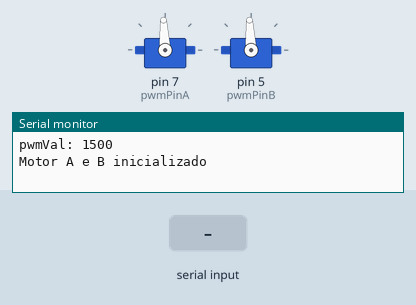
A sketch run on a simulated Arduino Uno, built with avr-gcc and run on an emulated ATmega328P. On the bench: 2 × servo, the last lines printed to the serial monitor. The inputs (shaded band) are chosen by the test bench.

Above: at 1.2 s.
1.3 s: "A90\n" received over Serial
At 2.5 s:
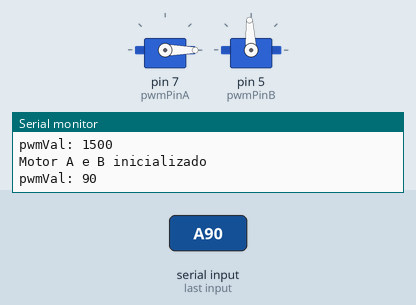
2.8 s: "B,45\n" received over Serial
At 3.9 s:
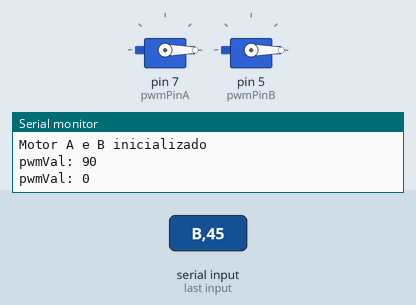
4.3 s: "B90\n" received over Serial
At 5.0 s:
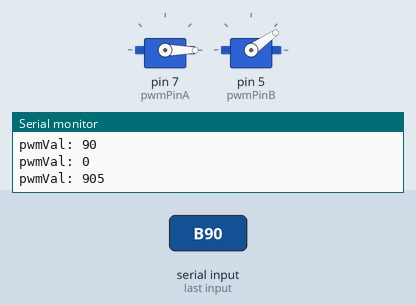
5.8 s: "A" received over Serial
At 7.9 s:
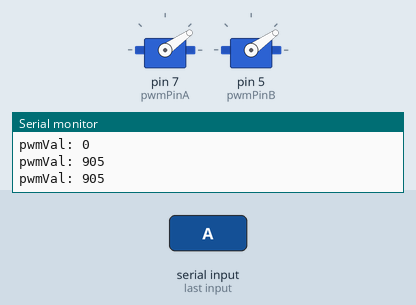
8.2 s: "B,45\n" received over Serial
At 9.2 s:
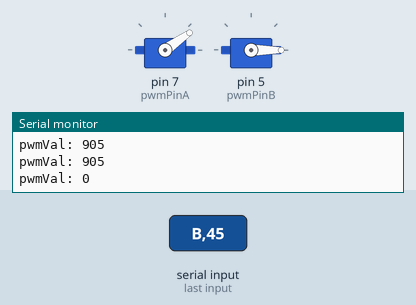
9.7 s: "A,45\n" received over Serial
At 10.3 s:
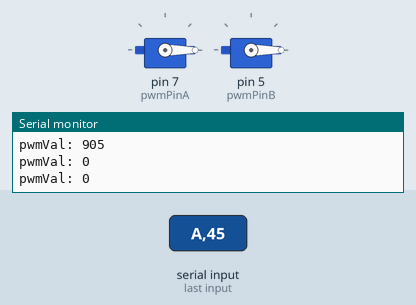
Timing chart, 0 to 12.2 s (numbered marks = the images above; inputs shaded):
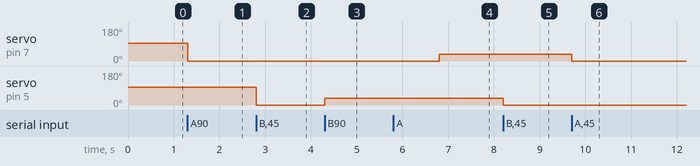

The sketch:

ESC_bidirecional.ino
```cpp
// Ligar fio branco do ESC ao pino 3 arduino e o fio preto ao GND
// O fio vermelho do ESC fornece 5V (não ligar aos 5V do arduino)
// Depois de ligar a alimentação do circuito, procurar o ponto de inicialização do ESC


#include <Servo.h>

Servo motorA;  // create servo object to control a servo
// twelve servo objects can be created on most boards

int pwmPinA = 7;
int pwmVal = 1500;  // variable to store the servo position

char msg, buffer[15];
int NBytes;

Servo motorB;

int pwmPinB = 5;


void setup() {

  //motor.attach(pwmPin,1000, 2000);  // attaches the servo on pin 3 to the servo object
  motorA.attach(pwmPinA);  // attaches the servo on pin 3 to the servo object
  motorA.writeMicroseconds(pwmVal);

  motorB.attach(pwmPinB);
  motorB.writeMicroseconds(pwmVal);

  Serial.begin(9600, SERIAL_8N1);

  Serial.print("pwmVal: ");
  Serial.println(pwmVal);
  Serial.println("Motor A e B inicializado");
}


void loop() {

  if (Serial.available()) {

    msg = Serial.read();

    if (msg == 'A') {

      NBytes = Serial.readBytesUntil('\r\n', buffer, 15);
      pwmVal = atoi(buffer);

      motorA.writeMicroseconds(pwmVal);

      Serial.print("pwmVal: ");
      Serial.println(pwmVal);
    }


    if (msg == 'B') {

      NBytes = Serial.readBytesUntil('\r\n', buffer, 15);
      pwmVal = atoi(buffer);

      motorB.writeMicroseconds(pwmVal);

      Serial.print("pwmVal: ");
      Serial.println(pwmVal);
    }
  }

}
```

Measured:
- after the input at 1.3 s, servo on pin 7 (pwmPinA): 93° → 0° at once
- after the input at 2.8 s, servo on pin 5 (pwmPinB): 93° → 0° at once
- after the input at 4.3 s, servo on pin 5 (pwmPinB): 0° → 35° at once
- after the input at 5.8 s, servo on pin 7 (pwmPinA): 0° → 35° after 1.0 s
- after the input at 8.2 s, servo on pin 5 (pwmPinB): 35° → 0° at once
- after the input at 9.7 s, servo on pin 7 (pwmPinA): 35° → 0° at once
